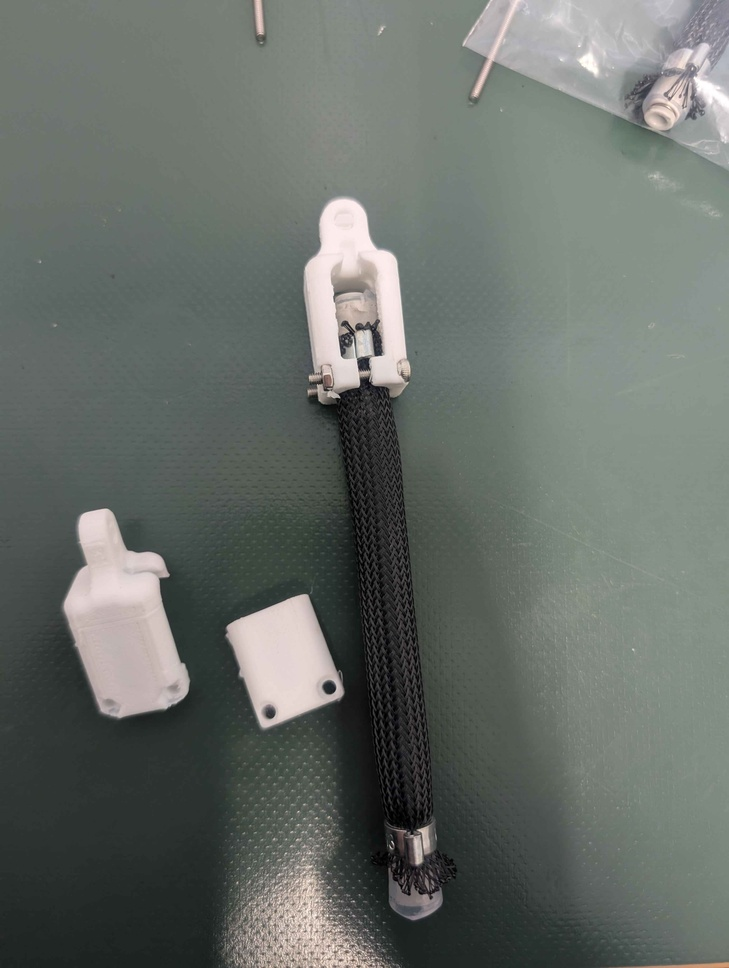
#> input picture src/aw.jpg, 729 x 968 px, shrunk from 3072 x 4080 before the run, found by its file name
$ python 'import cv2.py'
#> lines starting #> are read from the running program, lines starting #| are printed output that depends on the picture; after the words box and inside, x2 and y2 are one past the last pixel; in counts of white or black regions, pixels touching at a corner belong together
import cv2
import numpy as np
import matplotlib.pyplot as plt

# === 設定 ===
image_path = r"C:\Users\taioh\PlatformIO\Projects\code_3\src\aw.jpg"  # ← 解析したい画像ファイル名に変更
canny_low = 50
canny_high = 150
hough_threshold = 80

# === 画像読み込み ===
img = cv2.imread(image_path)
#> img is the input picture: shape (968, 729, 3); mean B, G, R 104.6, 109.9, 103.8
if img is None:
    raise FileNotFoundError(f"画像が見つかりません: {image_path}")
gray = cv2.cvtColor(img, cv2.COLOR_BGR2GRAY)
edges = cv2.Canny(gray, canny_low, canny_high, apertureSize=3)
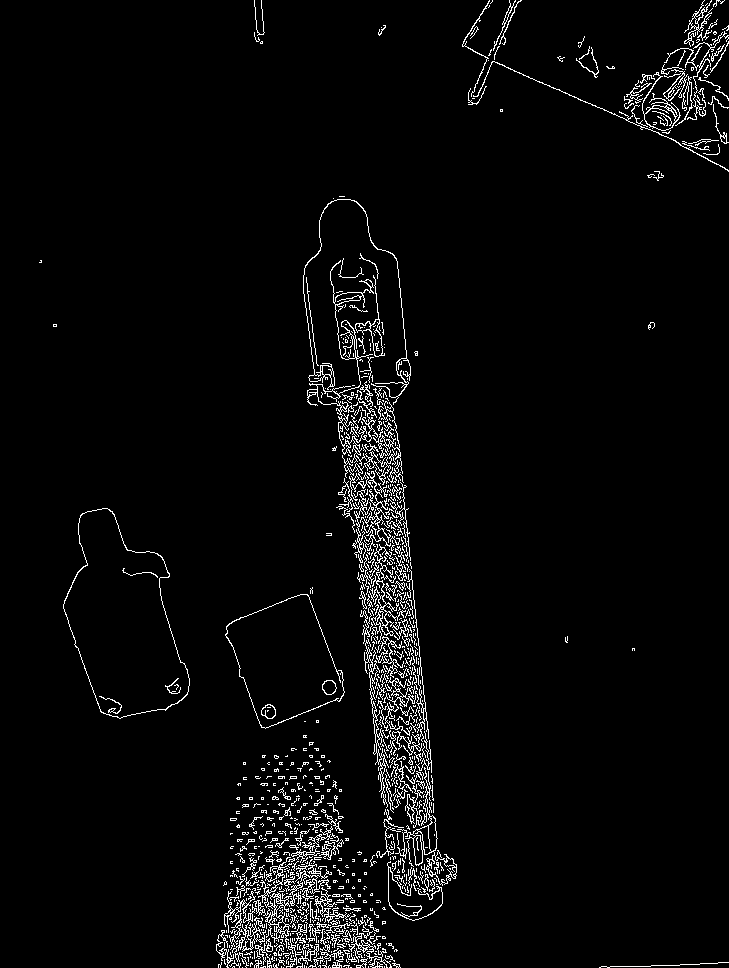
#> edges: shape (968, 729); 3.5% white in thin lines or dots

# === Hough変換で線検出 ===
lines = cv2.HoughLines(edges, 1, np.pi / 180, hough_threshold)
#> lines = 1740 rows, first 8: [-343, 3.04], [-346, 3.04], [-341, 3.09], [-349, 3.04], [-330, 3.04], [-325, 3.05], [-357, 3.11], [-372, 3.12]

if lines is None:
    raise RuntimeError("線が検出されませんでした。パラメータを調整してください。")

angles_deg = []
for line in lines:
    rho, theta = line[0]
    angle_deg = np.degrees(theta)
    if angle_deg > 180:
        angle_deg -= 180
    angles_deg.append(angle_deg)
#> this loop made 1740 passes
#> (rho, theta, angle_deg) on passes 1 to 3: (-343, 3.04, 174), (-346, 3.04, 174), (-341, 3.09, 177)
#> after the loop, angles_deg = 1740 values, max 179 at index 7, min 0 at index 74, mean 65.45

angles_deg = np.array(angles_deg)

# === Step 1: チューブ軸方向の角度を推定 ===
# 長い線を優先的に考慮することもできるが、ここでは単純に角度分布の最頻値を採用
hist, bin_edges = np.histogram(angles_deg, bins=180, range=(0, 180))
#> hist = 180 values, max 63 at index 45, min 0 at index 2, mean 9.67; bin_edges = 181 values from 0 to 180
axis_angle = bin_edges[np.argmax(hist)]  # 最頻値がチューブ軸方向（または繊維の一方向）
#> axis_angle = 45
print(f"チューブ軸方向（推定）: {axis_angle:.2f}°")
#| チューブ軸方向（推定）: 45.00°

# === Step 2: 繊維の2方向を特定（±方向）
# 編組なので2つの角度帯があるはず → 軸角度から±範囲を持つピークを探す
angles_relative = np.abs(angles_deg - axis_angle)
#> angles_relative = 1740 values, max 134 at index 7, min 0 at index 352, mean 49.47
angles_relative = np.where(angles_relative > 90, 180 - angles_relative, angles_relative)
#> angles_relative = 1740 values, max 90 at index 592, min 0 at index 352, mean 34.86

# 平均編み角
avg_weave_angle = np.mean(angles_relative)
#> avg_weave_angle = 34.86
print(f"繊維の平均編み角（軸に対する角度）: {avg_weave_angle:.2f}°")
#| 繊維の平均編み角（軸に対する角度）: 34.86°

# === 結果の可視化 ===
plt.figure(figsize=(10,5))
plt.hist(angles_relative, bins=60, color='lightgreen', edgecolor='k')
plt.axvline(avg_weave_angle, color='r', linestyle='--', label=f"平均角度: {avg_weave_angle:.2f}°")
plt.title("繊維の編み角分布（軸に対する相対角度）")
plt.xlabel("角度 (°)")
plt.ylabel("検出線数")
plt.legend()
plt.show()
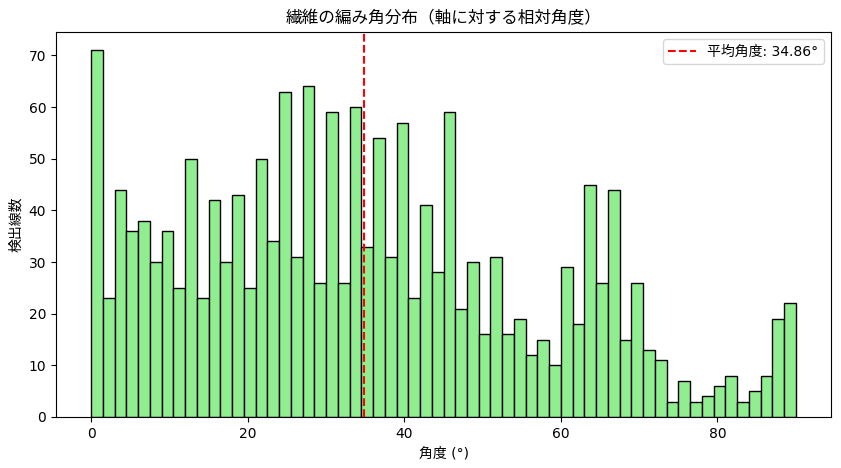
#> figure drawn by matplotlib, 1 panel; tallest bar 71 high, from x = 0 to 1.5

# === デバッグ可視化（線の重ね描き） ===
img_lines = img.copy()
for line in lines[:100]:  # 最初の100本だけ描画
    rho, theta = line[0]
    a = np.cos(theta)
    b = np.sin(theta)
    x0 = a * rho
    y0 = b * rho
    x1 = int(x0 + 1000 * (-b))
    y1 = int(y0 + 1000 * (a))
    x2 = int(x0 - 1000 * (-b))
    y2 = int(y0 - 1000 * (a))
    cv2.line(img_lines, (x1, y1), (x2, y2), (0, 0, 255), 1)
#> this loop made 100 passes
#> (rho, theta, a, b, x0, y0, x1, y1) on passes 1 to 12: (-343, 3.04, -0.995, 0.105, 341.1, -35.85, 236, -1030), (-346, 3.04, -0.995, 0.105, 344.1, -36.17, 239, -1030), (-341, 3.09, -0.999, 0.0523, 340.5, -17.85, 288, -1016), (-349, 3.04, -0.995, 0.105, 347.1, -36.48, 242, -1031), (-330, 3.04, -0.995, 0.105, 328.2, -34.49, 223, -1029), (-325, 3.05, -0.996, 0.0872, 323.8, -28.33, 236, -1024), (-357, 3.11, -0.999, 0.0349, 356.8, -12.46, 321, -1011), (-372, 3.12, -1, 0.0175, 371.9, -6.49, 354, -1006), (-346, 3.09, -0.999, 0.0523, 345.5, -18.11, 293, -1016), (-332, 3.02, -0.993, 0.122, 329.5, -40.46, 207, -1033), (-311, 3.05, -0.996, 0.0872, 309.8, -27.11, 222, -1023), (-299, 3, -0.99, 0.139, 296.1, -41.61, 156, -1031)
#> line on passes 53 to 58: [[-286, 2.98]], [[-308, 3]], [[-296, 3.04]], [[-356, 3.07]], [[-365, 3.11]], [[-308, 3.04]]
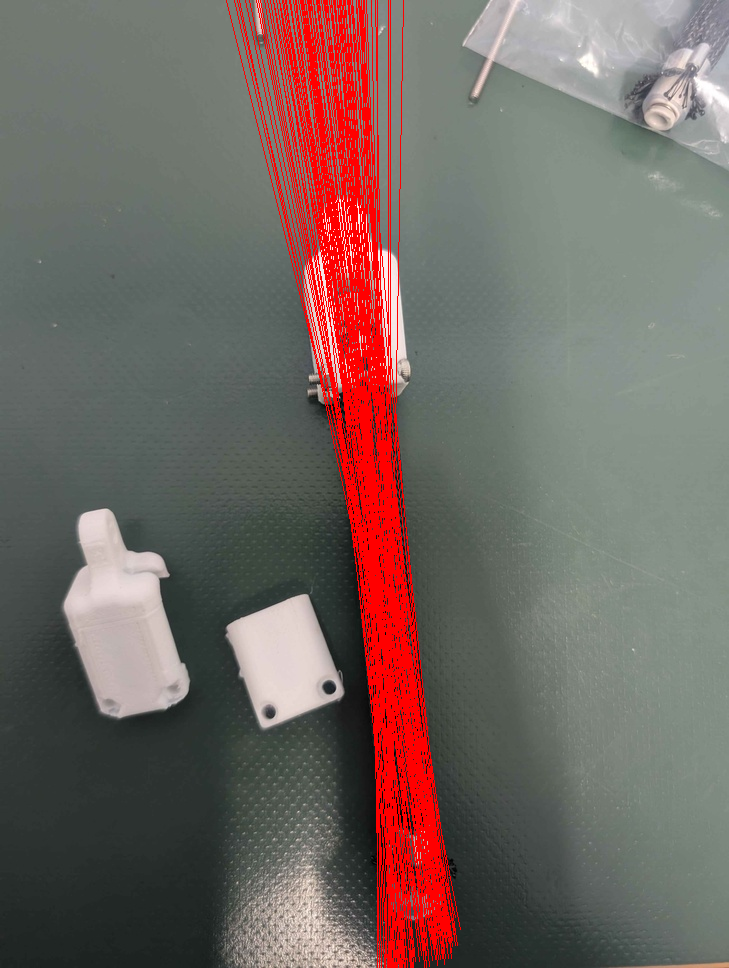
#> img_lines: shape (968, 729, 3); 7.78% of pixels changed, all inside (x1, y1, x2, y2) = (226, 0, 461, 968)

plt.figure(figsize=(8,6))
plt.imshow(cv2.cvtColor(img_lines, cv2.COLOR_BGR2RGB))
plt.title("検出された線分（赤線）")
plt.axis("off")
plt.show()
